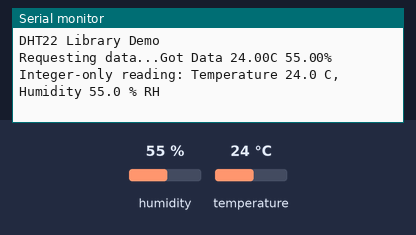
The sketch below on a simulated Arduino Uno, built with avr-gcc and run on an emulated ATmega328P. Parts: the last lines printed to the serial monitor. The test bench sets the inputs (shaded band); at power-on: humidity 55 %, temperature 24 °C.

Above: at 2.8 s.
2.9 s: humidity set to 22 %
At 4.3 s:
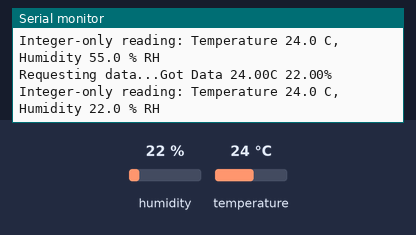
4.4 s: temperature set to 12 °C
5.9 s: humidity set to 40 %
At 7.3 s:
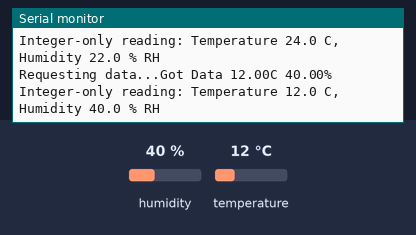
Timing chart, 0 to 8.9 s (numbered marks = the images above; inputs shaded):
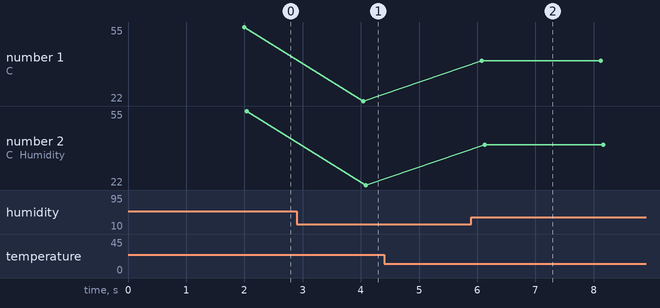

Measured:
- after the input at 2.9 s, the serial monitor: prints a new line after 1.1 s (image 1)
- after the input at 5.9 s, the serial monitor: prints a new line after 0.18 s (image 2)
- plotted number 1: 22 → 40 after the input at 5.9 s
- plotted number 2: 22 → 40 after the input at 5.9 s

The sketch:

DHT22.ino
```cpp
#include "DHT22.h"
// Only used for sprintf
#include <stdio.h>

// Data wire is plugged into port 7 on the Arduino
// Connect a 4.7K resistor between VCC and the data pin (strong pullup)
#define DHT22_PIN 7

// Setup a DHT22 instance
DHT22 myDHT22(DHT22_PIN);

void setup(void)
{
  // start serial port
  Serial.begin(9600);
  Serial.println("DHT22 Library Demo");
}

void loop(void)
{
  DHT22_ERROR_t errorCode;

  // The sensor can only be read from every 1-2s, and requires a minimum
  // 2s warm-up after power-on.
  delay(2000);

  Serial.print("Requesting data...");
  errorCode = myDHT22.readData();
  switch(errorCode)
  {
    case DHT_ERROR_NONE:
      Serial.print("Got Data ");
      Serial.print(myDHT22.getTemperatureC());
      Serial.print("C ");
      Serial.print(myDHT22.getHumidity());
      Serial.println("%");
      // Alternately, with integer formatting which is clumsier but more compact to store and
	  // can be compared reliably for equality:
	  //
      char buf[128];
      sprintf(buf, "Integer-only reading: Temperature %hi.%01hi C, Humidity %i.%01i %% RH",
                   myDHT22.getTemperatureCInt()/10, abs(myDHT22.getTemperatureCInt()%10),
                   myDHT22.getHumidityInt()/10, myDHT22.getHumidityInt()%10);
      Serial.println(buf);
      break;
    case DHT_ERROR_CHECKSUM:
      Serial.print("check sum error ");
      Serial.print(myDHT22.getTemperatureC());
      Serial.print("C ");
      Serial.print(myDHT22.getHumidity());
      Serial.println("%");
      break;
    case DHT_BUS_HUNG:
      Serial.println("BUS Hung ");
      break;
    case DHT_ERROR_NOT_PRESENT:
      Serial.println("Not Present ");
      break;
    case DHT_ERROR_ACK_TOO_LONG:
      Serial.println("ACK time out ");
      break;
    case DHT_ERROR_SYNC_TIMEOUT:
      Serial.println("Sync Timeout ");
      break;
    case DHT_ERROR_DATA_TIMEOUT:
      Serial.println("Data Timeout ");
      break;
    case DHT_ERROR_TOOQUICK:
      Serial.println("Polled to quick ");
      break;
  }
}
```
